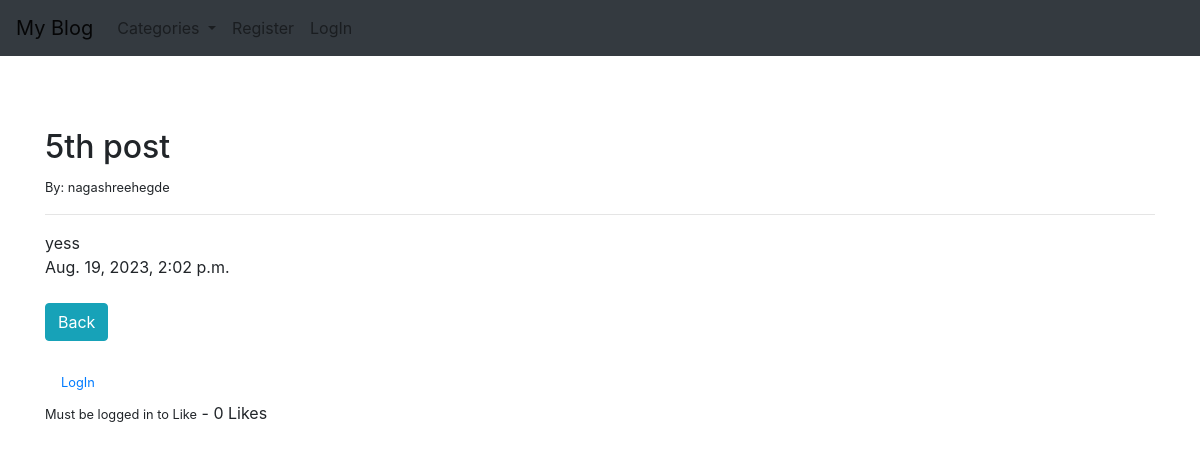
Page /article_detail/8 on the committed database.
### app_blog/models.py (models this page shows, shortened)
class Post(models.Model):
    title = models.CharField(max_length=255)
    title_tag = models.CharField(max_length=255)
    author = models.ForeignKey(User,on_delete=models.CASCADE)
    body = models.TextField()
    created = models.DateTimeField(auto_now_add=True)
    category = models.CharField(max_length=255,default='uncatogerized')
    likes = models.ManyToManyField(User, related_name='blog_posts')
    def total_likes(self):
        return self.likes.count()

### app_blog/views.py (the view)
# urls.py: path('article_detail/<int:pk>',ArticleDetailView.as_view(),name="article-detail"),
class ArticleDetailView(DetailView):
    model=Post
    template_name='app_blog/article_detail.html'
    def get_context_data(self,*args, **kwargs):
        cat_menu =Category.objects.all()
        context = super(ArticleDetailView,self).get_context_data(*args, **kwargs)
        stuff = get_object_or_404(Post, id=self.kwargs['pk'])
        total_likes = stuff.total_likes()
        liked =False
        if stuff.likes.filter(id=self.request.user.id).exists():
            liked =True
        context["cat_menu"] = cat_menu
        context["total_likes"] = total_likes
        context["liked"] = liked
        return context

### app_blog/models.py (called while the page is built)
    def __str__(self):
        return self.name

### app_blog/templates/app_blog/article_detail.html (shortened to what this page needs)
{% extends 'app_blog/base.html' %}
{% block content %}
<h2>{{ post.title }}</h2>
<small>By: {{ post.author }}</small>
<hr>
{{ post.body }}
<br>
{{ post.created }}
<br>
<br>
<a href="{% url 'home' %}" class="btn btn-info">Back</a>
<br><br>
<form action = "{% url 'like-post' post.pk %}" method = "POST">
    {% if user.is_authenticated %}
        {% if liked %}
            <button type="submit", name="post_id", value="{{ post.id }}", class="btn btn-danger btn sm">
        UnLike</button>
        {% else %}
        <button type="submit", name="post_id", value="{{ post.id }}", class="btn btn-primary btn sm">
        Like</button>
        {% endif %}
    {% else %}
        <small><a class="nav-link" href="{% url 'login' %}">LogIn</a>Must be logged in to Like</small>
    {% endif %}
    - {{ total_likes }} Likes
</form>
{% endblock %}

### rows in the picture
Post: title "5th post", author "nagashreehegde", body "yess", created "Aug. 19, 2023, 2:02 p.m."

### other values in the picture
{{ total_likes }} "0"
